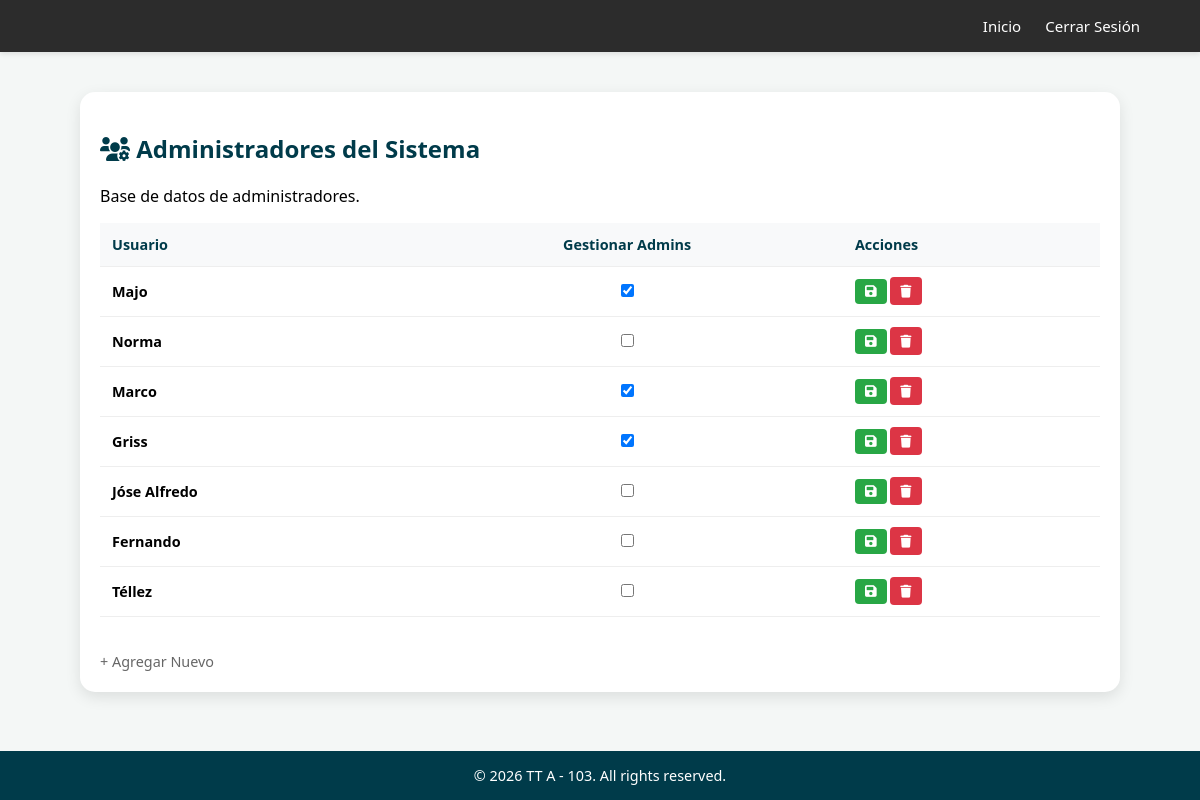
/gestionar_admins (signed in), run on the app's committed database.
### app.py (models this page shows)
class Admin(db.Model):
    id                = db.Column(db.Integer, primary_key=True)
    username          = db.Column(db.String(50), unique=True, nullable=False)
    password          = db.Column(db.String(255), nullable=False)
    can_manage_admins = db.Column(db.Boolean, default=False)

### app.py (the view, shortened to what this page needs)
@app.route("/gestionar_admins", methods=["GET", "POST"])
def gestionar_admins():
    if not login_required():
        return redirect(url_for("login"))
    if not session.get("can_manage"):
        return redirect(url_for("home"))
    admins = Admin.query.all()
    return render_template("gestionar_admins.html", admins=admins)

### app.py (called while the page is built)
def login_required():
    return "usuario" in session

### templates/gestionar_admins.html (shortened to what this page needs)
<!DOCTYPE html>
<html lang="es">
<head>
    <link rel="stylesheet" href="https://cdnjs.cloudflare.com/ajax/libs/font-awesome/6.0.0/css/all.min.css">
    <link rel="stylesheet" href="{{ url_for('static', filename='nuevoAdmin.css') }}">
</head>
<body>
    <header class="navbar">
        <nav class="menu">
            <a href="{{ url_for('home') }}">Inicio</a>
            <a href="{{ url_for('logout') }}">Cerrar Sesión</a>
        </nav>
    </header>
    <main class="admin-container" style="display: block;">
        <div class="table-container">
            <h2 style="color: #003b4a;"><i class="fas fa-users-cog"></i> Administradores del Sistema</h2>
            <p>Base de datos de administradores.</p>
            <table>
                <thead>
                    <tr>
                        <th>Usuario</th>
                        <th class="check-td">Gestionar Admins</th>
                        <th>Acciones</th>
                    </tr>
                </thead>
                <tbody>
                    {% for a in admins %}
                    <tr>
                        <form action="{{ url_for('gestionar_admins', id=a.id) }}" method="POST">
                            <td><strong>{{ a.username }}</strong></td>
                            <td class="check-td">
                                <input type="checkbox" name="p_admin" {% if a.can_manage_admins %}checked{% endif %}>
                            </td>
                            <td>
                                <button type="submit" class="btn-update" title="Guardar Cambios">
                                    <i class="fas fa-save"></i>
                                </button>
                                <a href="{{ url_for('eliminar_admin', id=a.id) }}"
   class="btn-delete"
   onclick="return confirm('¿Estás seguro?')">
   <i class="fas fa-trash"></i>
</a>
                            </td>
                        </form>
                    </tr>
                    {% endfor %}
                </tbody>
            </table>
            <div style="margin-top: 20px;">
                <a href="{{ url_for('nuevoAdmin') }}" class="btn-back" style="display: inline-block;">+ Agregar Nuevo</a>
            </div>
        </div>
    </main>
    <footer class="footer">© 2026 TT A - 103. All rights reserved.</footer>
</body>
</html>

### static/nuevoAdmin.css (style rules this page uses)
body { margin: 0; font-family: 'Segoe UI', Arial, sans-serif; background: #f4f7f6; display: flex; flex-direction: column; min-height: 100vh; }
.navbar { background: #2c2c2c; color: white; display: flex; justify-content: space-between; align-items: center; padding: 15px 5%; box-shadow: 0 2px 5px rgba(0,0,0,0.1); }
.menu a { color: white; text-decoration: none; margin-left: 20px; font-size: 15px; }
.admin-container { flex: 1; display: flex; justify-content: center; align-items: center; min-height: 80vh; padding: 20px; }
.btn-back { display: block; text-align: center; margin-top: 15px; color: #666; text-decoration: none; font-size: 0.9rem; }
.footer { background: #003b4a; color: white; text-align: center; padding: 15px; font-size: 0.9rem; }
.table-container { background: white; padding: 20px; border-radius: 15px; box-shadow: 0 5px 15px rgba(0,0,0,0.1); margin: 20px auto; max-width: 1000px; overflow-x: auto; }
table { width: 100%; border-collapse: collapse; margin-top: 10px; }
th, td { padding: 12px; text-align: left; border-bottom: 1px solid #eee; font-size: 0.9rem; }
th { background-color: #f8f9fa; color: #003b4a; }
.btn-update { background: #28a745; color: white; border: none; padding: 5px 10px; border-radius: 4px; cursor: pointer; }
.btn-delete { background: #dc3545; color: white; padding: 5px 10px; border-radius: 4px; text-decoration: none; font-size: 0.8rem; }
.check-td { text-align: center; }

### data on the page
Admin: username "Majo", can_manage_admins "☑"
Admin: username "Norma"
Admin: username "Marco", can_manage_admins "☑"
Admin: username "Griss", can_manage_admins "☑"
Admin: username "Jóse Alfredo"
Admin: username "Fernando"
Admin: username "Téllez"
